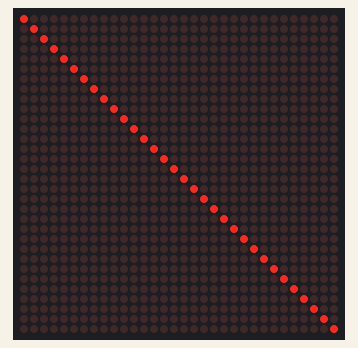
Bench run of a sketch on a simulated Arduino Uno, built with avr-gcc and run on an emulated ATmega328P. Parts: 32×32 LED matrix.

Above: at 0.17 s.
At 4.03 s:
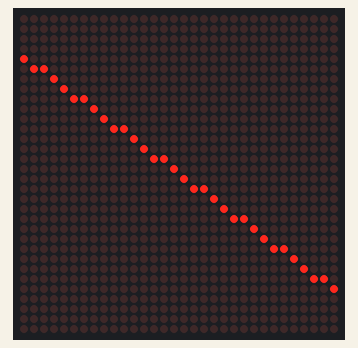
At 7.24 s:
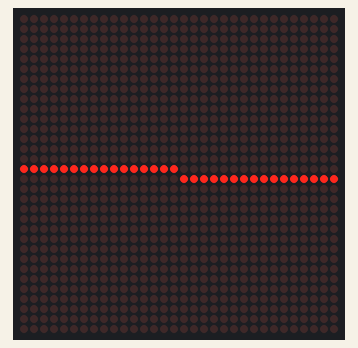
At 14.8 s:
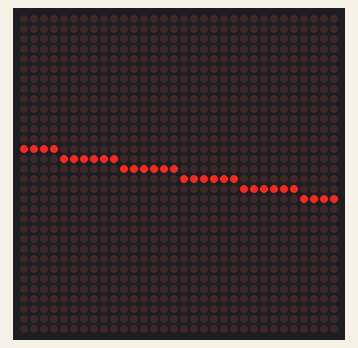
At 27.31 s:
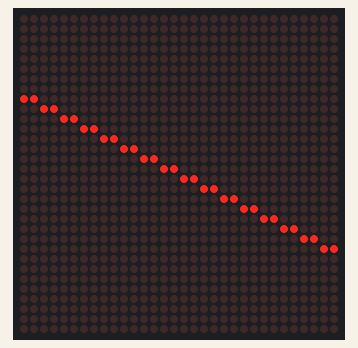
At 39.81 s:
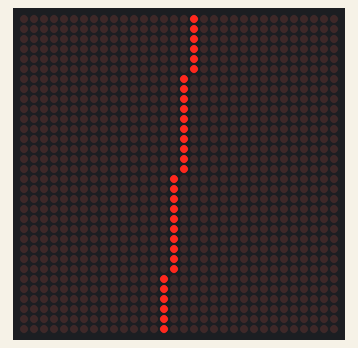

The sketch:

lib_ex_Spin_A_32x32_3.ino
```cpp
#include <SPI.h>                                  // cf http://arduino.cc/en/Reference/SPI
#define  MOSI         11                          // MOSI (Master-Out-Slave-In) pin
#define  SCK          13                          // SCK (Clock) pin
#define  SS           10                          // SS (Slave Select) pin

#include <Adafruit_GFX.h>
#include <Max72xxPanel.h>

// Orientation of Max72xx to 8x8 LED Matrix
#define NO_ROTATION   0                           // no rotation
#define CW_ROTATION   1                           // 90 degrees clockwise
#define OPP_ROTATION  2                           // 180 degrees
#define CCW_ROTATION  3                           // 90 degrees counter clockwise

// Mapping of 8x8 LED Matrix and SPI pin names
#define CS            SS                          // Attach CS to SS
#define DIN           MOSI                        // Attach DIN to MOSI
#define CLK           SCK                         // Attach CLK to SCK

// Configuration of LED Matrix 32x32 (4x4 Displays) - Max72xx Common Cathodes Modules
#define NUMBEROFHORIZONTALDISPLAYS  4
#define NUMBEROFVERTICALDISPLAYS    4
#define ROTATION                    CCW_ROTATION  // display is position 90 degrees counter clockwise
#define DEFAULTINTENSITY            2            // values fro 0 to 15

Max72xxPanel matrix = Max72xxPanel(CS, NUMBEROFHORIZONTALDISPLAYS, NUMBEROFVERTICALDISPLAYS);

void setup() {
  matrix.setIntensity(DEFAULTINTENSITY);

  /**
     Initialize 32x32 LED matrix with 4x4 display array

           0(0,0,0)            1(1,1,0)          2(2,2,0)          3(3,3,0)
           4(4,0,1)            5(5,1,1)          6(6,2,1)          7(7,3,1)
           8(8,0,2)            9(9,1,2)         10(10,2,2)        11(11,3,2)
          12(12,0,3)          13(13,1,3)        14(14,2,3)        15(15,3,3)

          x0..7,y0..7         x8..15,y0..7      x16..23,y0..7     x24..31,y0..7
          x0..7,y8..15        x8..15,y8..15     x16..23,y8..15    x24..31,y8..15
          x0..7,y16..23       x8..15,y16..23    x16..23,y16..23   x24..31,y16..23
          x0..7,y24..31       x8..15,y24..31    x16..23,y24..31   x24..31,y24..31
  */

  byte display = 0;
  for (byte y = 0; y < NUMBEROFVERTICALDISPLAYS; y++ ) {
    for (byte x = 0; x < NUMBEROFHORIZONTALDISPLAYS; x++ ) {
      matrix.setPosition(display, x, y);      // display is at <x, y>
      matrix.setRotation(display, ROTATION);  // display is position -90 degree
      display++;
    }
  }

  // Individual setup
  _setup();
}

//////////////////////////////////////////////////////////////////////////////////////////
//
// Individual Functions
// ====================

// Functional mapping to 8x8 LED matrix
#define CLEAR_SCREEN()                              matrix.fillScreen(LOW)
#define DRAW_LINE(row1, col1, row2, col2, color)    matrix.drawLine(row1, col1, row2, col2, color)
#define WRITE_SCREEN()                              matrix.write()

byte matrixWidth  = matrix.width();   // Read matrix width (x)
byte matrixHeight = matrix.height();  // Read matrix height (y)

int wait = 20;
int inc = -2;

void _setup() {}

void loop() {

  for ( int x = 0; x < matrixWidth - 1; x++ ) {
    CLEAR_SCREEN();
    DRAW_LINE(x, 0, matrixWidth - 1 - x, matrixHeight - 1, HIGH);
//    DRAW_LINE(x, random(matrixHeight - 1), matrixWidth - 1 - x, matrixHeight - 1, HIGH);
    WRITE_SCREEN(); // Send bitmap to display
    delay(wait);
  }

  for ( int y = 0; y < matrixHeight - 1; y++ ) {
    CLEAR_SCREEN();
    DRAW_LINE(matrixWidth - 1, y, 0, matrixHeight - 1 - y, HIGH);
//    DRAW_LINE(matrixWidth - 1, y, random(matrixWidth - 1), matrixHeight - 1 - y, HIGH);
    WRITE_SCREEN(); // Send bitmap to display
    delay(wait);
  }

  wait = wait + inc;
  if ( wait <= 0 ) inc = 1;
  if ( wait > 20 ) inc = -1;
}
```

Measured:
- what the display in image 3 shows lasts 1.0 s, from 14.8 s to 15.8 s
